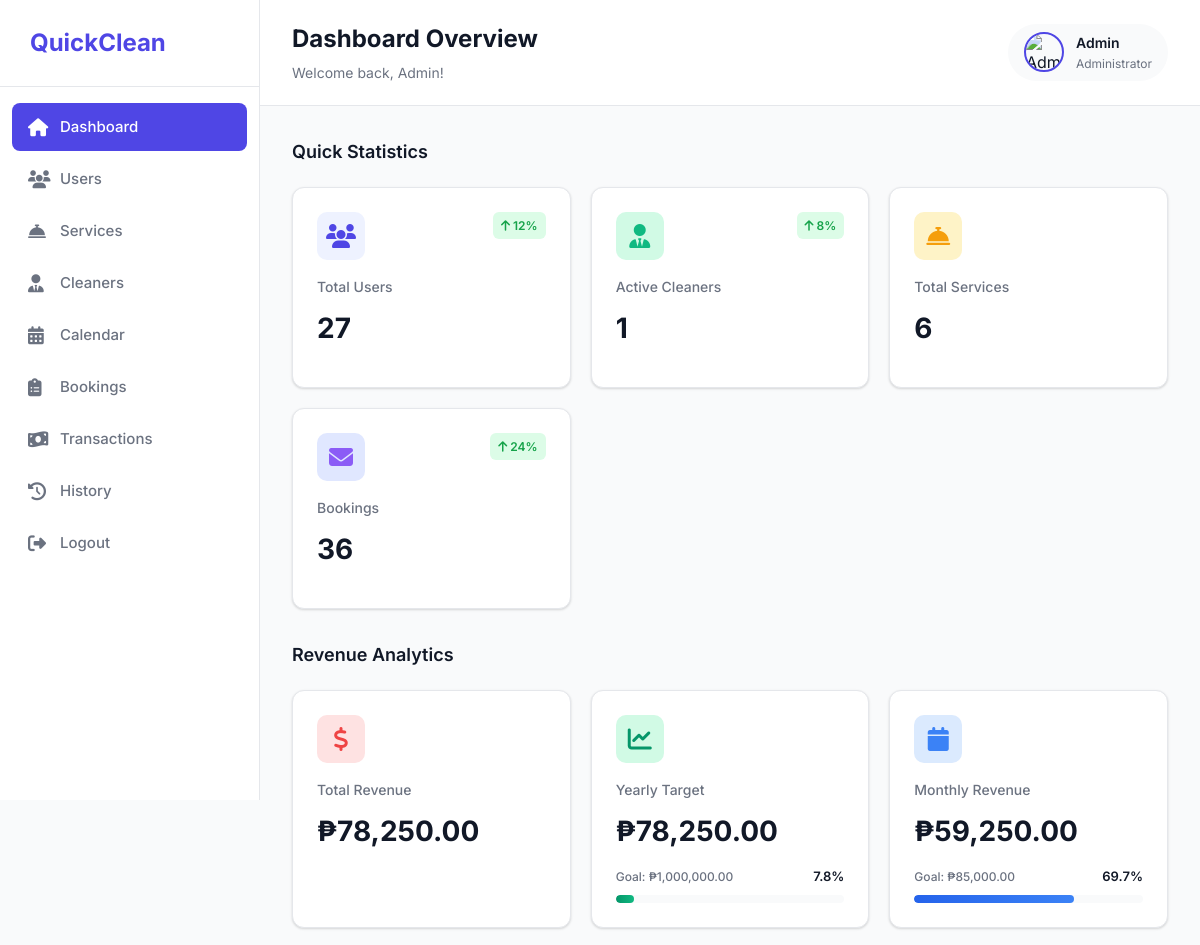
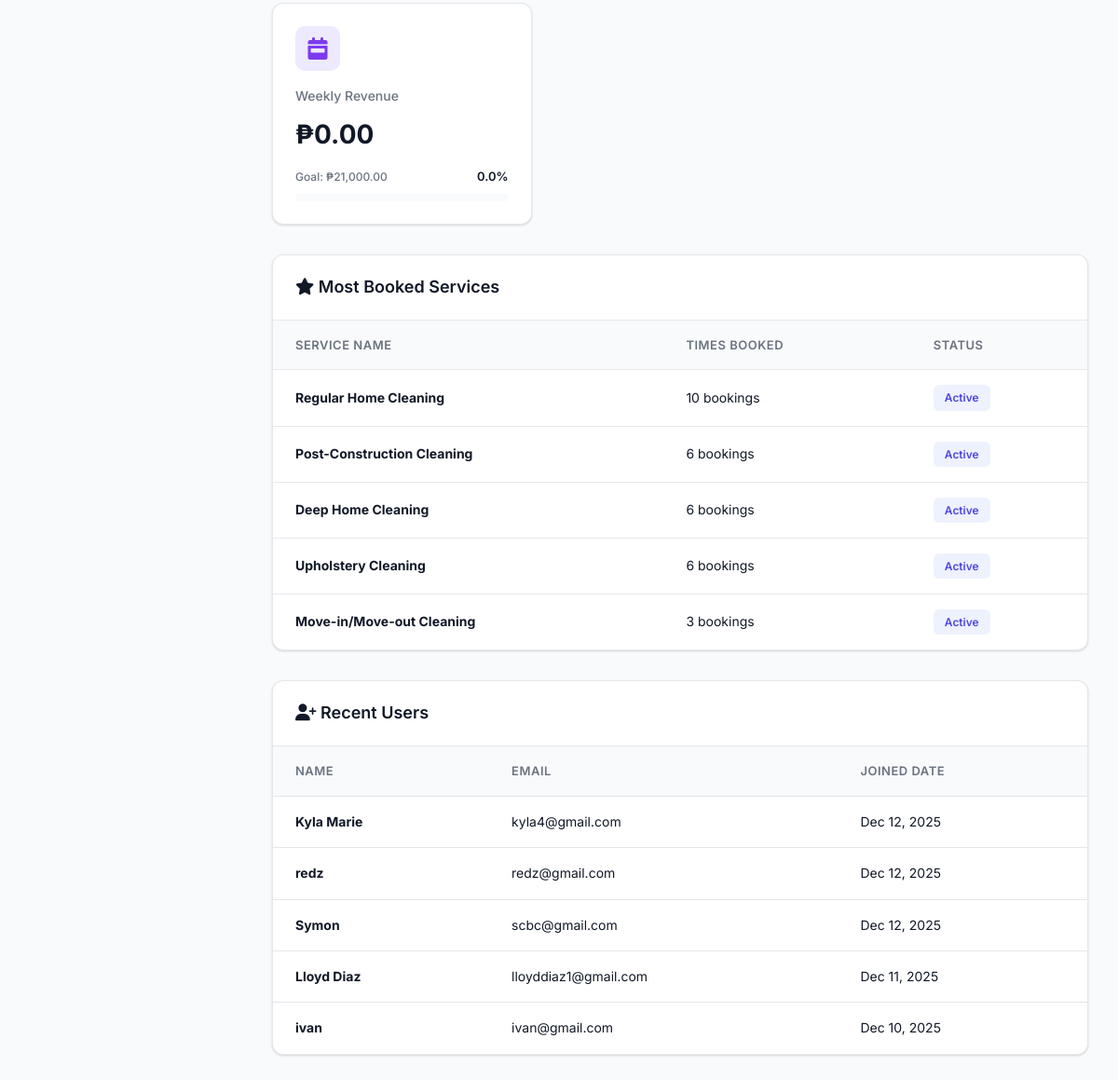
The page /Admin/admindashboard.php (signed in) on the database its author committed (2 pictures, top to bottom).
### tables this page shows
CREATE TABLE `user` (
  `user_id` int(11) NOT NULL,
  `name` varchar(50) NOT NULL,
  `email` varchar(50) NOT NULL,
  `password` varchar(255) NOT NULL,
  `profile_pic` varchar(255) NOT NULL,
  `address` varchar(100) DEFAULT NULL,
  `contact_num` varchar(50) DEFAULT NULL,
  `role` enum('admin','customer','cleaner','') NOT NULL,
  `date_created` timestamp NOT NULL DEFAULT current_timestamp(),
  `last_updated` timestamp NOT NULL DEFAULT current_timestamp() ON UPDATE current_timestamp()
);

### Admin/admindashboard.php (the view, shortened to what this page needs)
<?php
$admin_name = $_SESSION['name'] ?? "Admin";
$host = "localhost";
$user = "root";
$pass = "";
$db   = "quickclean";
$conn = mysqli_connect($host, $user, $pass, $db);
$total_users = $conn->query("SELECT COUNT(*) AS total FROM user")->fetch_assoc()['total'] ?? 0;
$total_cleaners = $conn->query("SELECT COUNT(*) AS total FROM user WHERE role='cleaner'")->fetch_assoc()['total'] ?? 0;
$total_services = $conn->query("SELECT COUNT(*) AS total FROM services")->fetch_assoc()['total'] ?? 0;
$total_bookings = $conn->query("SELECT COUNT(*) AS total FROM bookings")->fetch_assoc()['total'] ?? 0;
$total_revenue = $conn->query("SELECT SUM(amount) AS total FROM payments")->fetch_assoc()['total'] ?? 0;
$week_start = date('Y-m-d', strtotime('monday this week'));
$week_end   = date('Y-m-d', strtotime('sunday this week'));
$weekly_result = $conn->query("
    SELECT SUM(amount) AS total
    FROM payments
    WHERE DATE(payment_date) BETWEEN '$week_start' AND '$week_end'
");
$weekly_revenue = $weekly_result->fetch_assoc()['total'] ?? 0;
$weekly_goal = 21000;
$weekly_percentage = ($weekly_revenue / $weekly_goal) * 100;
$current_month = date('m');
$current_year  = date('Y');
$monthly_result = $conn->query("
    SELECT SUM(amount) AS total
    FROM payments
    WHERE MONTH(payment_date)=$current_month AND YEAR(payment_date)=$current_year
");
$monthly_revenue = $monthly_result->fetch_assoc()['total'] ?? 0;
$monthly_goal = 85000;
$monthly_percentage = ($monthly_revenue / $monthly_goal) * 100;
$yearly_result = $conn->query("
    SELECT SUM(amount) AS total
    FROM payments
    WHERE YEAR(payment_date)=$current_year
");
$yearly_revenue = $yearly_result->fetch_assoc()['total'] ?? 0;
$yearly_goal = 1000000;
$yearly_percentage = ($yearly_revenue / $yearly_goal) * 100;
$weekly_percentage  = min($weekly_percentage, 100);
$monthly_percentage = min($monthly_percentage, 100);
$yearly_percentage  = min($yearly_percentage, 100);
$popular_services = $conn->query("
    SELECT s.service_name, COUNT(b.booking_id) AS count_booked
    FROM services s
    LEFT JOIN bookings b ON s.service_id = b.service_id
    GROUP BY s.service_id
    ORDER BY count_booked DESC
    LIMIT 5
");
$recent_users = $conn->query("SELECT name, email, date_created FROM user ORDER BY date_created DESC LIMIT 5");
?>
<!DOCTYPE html>
<html lang="en">
<head>
<link rel="stylesheet" href="https://cdnjs.cloudflare.com/ajax/libs/font-awesome/6.4.0/css/all.min.css">
</head>
<body>
<div class="sidebar" id="sidebar">
  <div class="sidebar-header">
    <h2><i class="fas fa-sparkles"></i> QuickClean</h2>
  </div>
  <ul class="sidebar-menu">
    <li><a href="admindashboard.php" class="active"><i class="fas fa-home"></i> Dashboard</a></li>
    <li><a href="customers.php"><i class="fas fa-users"></i> Users</a></li>
    <li><a href="services.php"><i class="fas fa-concierge-bell"></i> Services</a></li>
    <li><a href="cleaners.php"><i class="fas fa-user-tie"></i> Cleaners</a></li>
    <li><a href="calendar.php"><i class="fas fa-calendar-alt"></i> Calendar</a></li>
    <li><a href="booking.php"><i class="fas fa-clipboard-list"></i> Bookings</a></li>
    <li><a href="transactions.php"><i class="fas fa-money-bill-wave"></i> Transactions</a></li>
    <li><a href="history.php"><i class="fas fa-history"></i> History</a></li>
    <li><a href="logout.php"><i class="fas fa-sign-out-alt"></i> Logout</a></li>
  </ul>
</div>
<div class="main-content">
  <div class="topbar">
    <div class="topbar-left">
      <h1>Dashboard Overview</h1>
      <p>Welcome back, <?= htmlspecialchars($admin_name) ?>!</p>
    </div>
    <div class="admin-profile">
      <img src="https://cdn-icons-png.flaticon.com/512/3135/3135715.png" alt="Admin">
      <div class="admin-profile-info">
        <span><?= htmlspecialchars($admin_name) ?></span>
        <small>Administrator</small>
      </div>
    </div>
  </div>
  <div class="content-container">
    <div class="cards-section">
      <h2 class="section-title">Quick Statistics</h2>
      <div class="cards">
        <div class="card card-users">
          <div class="card-header">
            <div class="card-icon">
              <i class="fas fa-users"></i>
            </div>
            <span class="card-trend up"><i class="fas fa-arrow-up"></i> 12%</span>
          </div>
          <div class="card-body">
            <h3>Total Users</h3>
            <p><?= number_format($total_users) ?></p>
          </div>
        </div>
        <div class="card card-cleaners">
          <div class="card-header">
            <div class="card-icon">
              <i class="fas fa-user-tie"></i>
            </div>
            <span class="card-trend up"><i class="fas fa-arrow-up"></i> 8%</span>
          </div>
          <div class="card-body">
            <h3>Active Cleaners</h3>
            <p><?= number_format($total_cleaners) ?></p>
          </div>
        </div>
        <div class="card card-services">
          <div class="card-header">
            <div class="card-icon">
              <i class="fas fa-concierge-bell"></i>
            </div>
          </div>
          <div class="card-body">
            <h3>Total Services</h3>
            <p><?= number_format($total_services) ?></p>
          </div>
        </div>
        <div class="card card-messages">
          <div class="card-header">
            <div class="card-icon">
              <i class="fas fa-envelope"></i>
            </div>
            <span class="card-trend up"><i class="fas fa-arrow-up"></i> 24%</span>
          </div>
          <div class="card-body">
            <h3>Bookings</h3>
            <p><?= number_format($total_bookings) ?></p>
          </div>
        </div>
      </div>
    </div>
    <div class="cards-section">
      <h2 class="section-title">Revenue Analytics</h2>
      <div class="cards">
        <div class="card card-revenue">
          <div class="card-header">
            <div class="card-icon">
              <i class="fas fa-dollar-sign"></i>
            </div>
          </div>
          <div class="card-body">
            <h3>Total Revenue</h3>
            <p>₱<?= number_format($total_revenue, 2) ?></p>
          </div>
        </div>
        <div class="card card-yearly">
          <div class="card-header">
            <div class="card-icon">
              <i class="fas fa-chart-line"></i>
            </div>
          </div>
          <div class="card-body">
            <h3>Yearly Target</h3>
            <p>₱<?= number_format($yearly_revenue, 2) ?></p>
            <div class="progress-container">
              <div class="progress-info">
                <span class="progress-label">Goal: ₱<?= number_format($yearly_goal, 2) ?></span>
                <span class="progress-value"><?= number_format($yearly_percentage, 1) ?>%</span>
              </div>
              <div class="progress-bar">
                <div class="progress-fill" style="width:<?= $yearly_percentage ?>%"></div>
              </div>
            </div>
          </div>
        </div>
        <div class="card card-monthly">
          <div class="card-header">
            <div class="card-icon">
              <i class="fas fa-calendar"></i>
            </div>
          </div>
          <div class="card-body">
            <h3>Monthly Revenue</h3>
            <p>₱<?= number_format($monthly_revenue, 2) ?></p>
            <div class="progress-container">
              <div class="progress-info">
                <span class="progress-label">Goal: ₱<?= number_format($monthly_goal, 2) ?></span>
                <span class="progress-value"><?= number_format($monthly_percentage, 1) ?>%</span>
              </div>
              <div class="progress-bar">
                <div class="progress-fill" style="width:<?= $monthly_percentage ?>%"></div>
              </div>
            </div>
          </div>
        </div>
        <div class="card card-weekly">
          <div class="card-header">
            <div class="card-icon">
              <i class="fas fa-calendar-week"></i>
            </div>
          </div>
          <div class="card-body">
            <h3>Weekly Revenue</h3>
            <p>₱<?= number_format($weekly_revenue, 2) ?></p>
            <div class="progress-container">
              <div class="progress-info">
                <span class="progress-label">Goal: ₱<?= number_format($weekly_goal, 2) ?></span>
                <span class="progress-value"><?= number_format($weekly_percentage, 1) ?>%</span>
              </div>
              <div class="progress-bar">
              </div>
            </div>
          </div>
        </div>
      </div>
    </div>
    <div class="table-section">
      <div class="table-header">
        <h2><i class="fas fa-star"></i> Most Booked Services</h2>
      </div>
      <table>
        <thead>
          <tr>
            <th>Service Name</th>
            <th>Times Booked</th>
            <th>Status</th>
          </tr>
        </thead>
        <tbody>
          <?php if($popular_services && $popular_services->num_rows > 0): ?>
            <?php while($service = $popular_services->fetch_assoc()): ?>
              <tr>
                <td><strong><?= htmlspecialchars($service['service_name']) ?></strong></td>
                <td><?= number_format($service['count_booked']) ?> bookings</td>
                <td><span class="badge badge-primary">Active</span></td>
              </tr>
            <?php endwhile; ?>
          <?php else: ?>
            <tr><td colspan="3" style="text-align: center; color: var(--text-secondary);">No services found.</td></tr>
          <?php endif; ?>
        </tbody>
      </table>
    </div>
    <div class="table-section">
      <div class="table-header">
        <h2><i class="fas fa-user-plus"></i> Recent Users</h2>
      </div>
      <table>
        <thead>
          <tr>
            <th>Name</th>
            <th>Email</th>
            <th>Joined Date</th>
          </tr>
        </thead>
        <tbody>
          <?php if ($recent_users && $recent_users->num_rows > 0): ?>
            <?php while ($user = $recent_users->fetch_assoc()): ?>
              <tr>
                <td><strong><?= htmlspecialchars($user['name']) ?></strong></td>
                <td><?= htmlspecialchars($user['email']) ?></td>
                <td><?= date("M d, Y", strtotime($user['date_created'])) ?></td>
              </tr>
            <?php endwhile; ?>
          <?php else: ?>
            <tr><td colspan="3" style="text-align: center; color: var(--text-secondary);">No recent users found.</td></tr>
          <?php endif; ?>
        </tbody>
      </table>
    </div>
  </div>
</div>
</body>
</html>

### rows shown on the page
user: name "Kyla Marie", email "kyla4@gmail.com", date_created "Dec 12, 2025"
user: name "redz", email "redz@gmail.com", date_created "Dec 12, 2025"
user: name "Symon", email "scbc@gmail.com", date_created "Dec 12, 2025"
user: name "Lloyd Diaz", email "lloyddiaz1@gmail.com", date_created "Dec 11, 2025"
user: name "ivan", email "ivan@gmail.com", date_created "Dec 10, 2025"

### other values the page prints
$admin_name "Admin"
$total_users "27"
$total_cleaners "1"
$total_services "6"
$total_bookings "36"
$total_revenue "78,250.00"
$yearly_revenue "78,250.00"
$yearly_goal "1,000,000.00"
$yearly_percentage "7.8"
$monthly_revenue "59,250.00"
$monthly_goal "85,000.00"
$monthly_percentage "69.7"
$weekly_revenue "0.00"
$weekly_goal "21,000.00"
$weekly_percentage "0.0"
